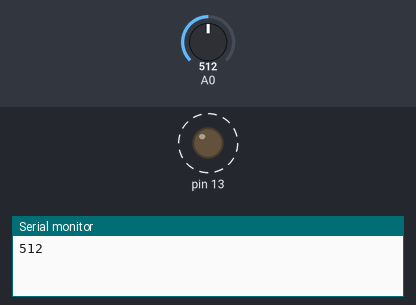
Recording of a sketch running on a simulated Arduino Uno, built with avr-gcc and run on an emulated ATmega328P. Shown: output pins drawn as LEDs (lit = HIGH), the last lines printed to the serial monitor. Dashed ring = blinking. Inputs (shaded band) come from the test bench; at power-on: A0 = 512.

Above: at 1.8 s.
1.9 s: A0 set to 306
At 2.2 s:
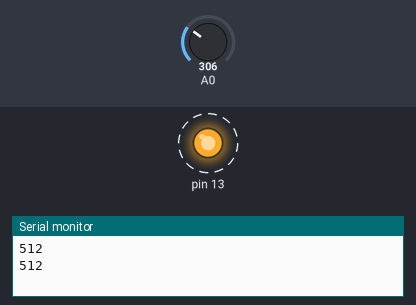
5.4 s: A0 set to 122
At 5.57 s:
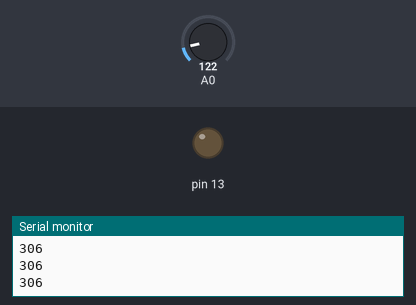
Timing chart, 0 to 14.9 s (numbered marks = the images above; inputs shaded):
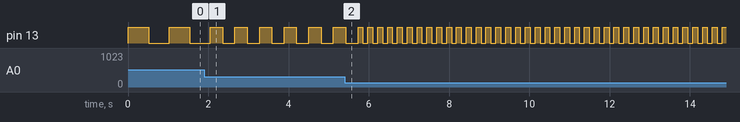

Measured:
- after the input at 1.9 s, pin 13: alternates HIGH for 0.31 s and LOW for 0.31 s, starting after 0.46 s
- by itself, pin 13: alternates HIGH for 0.51 s and LOW for 0.51 s

The sketch:

Blink.ino
```cpp
// the setup function runs once when you press reset or power the board
void setup() {
  // initialize digital pin LED_BUILTIN as an output.
  pinMode(13, OUTPUT);
  Serial.begin(9600);
}

// the loop function runs over and over again forever
void loop() {
  int sensorRead=analogRead(A0);
  digitalWrite(13, HIGH);   // turn the LED on (HIGH is the voltage level)
  delay(sensorRead);                       // wait for a second
  digitalWrite(13, LOW);    // turn the LED off by making the voltage LOW
  delay(sensorRead);                       // wait for a second
  Serial.println(sensorRead);
  delay(1);
}
```
